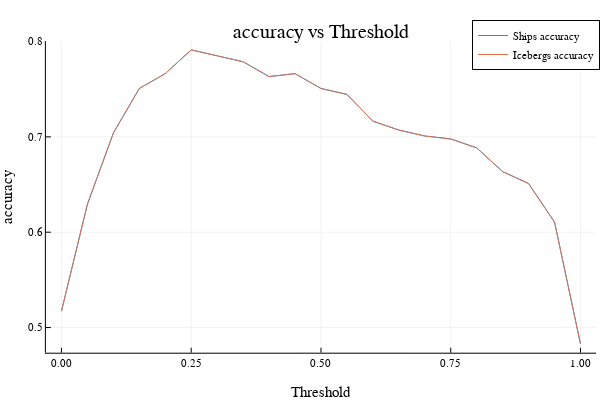

Notebook source saved alongside this figure:
### Markdown cell above
### Plots

### Code cell
# Assuming metrics_vector contains your metrics data as previously computed
Test_name.Visualize.plot_combined_metrics(metrics_vector, :accuracy)

### Figure 1 — Plotly figure (JSON) as saved in the notebook; plotly's stock layout.template omitted (floating-point values rounded to 4 significant figures)
{"data": [{"colorbar": {"len": 0.8657, "title": "", "x": 0.9934, "y": 0.5087}, "legendgroup": "Ships accuracy", "line": {"color": "rgba(0, 154, 250, 1.000)", "dash": "solid", "shape": "linear", "width": 1}, "mode": "lines", "name": "Ships accuracy", "showlegend": true, "type": "scatter", "x": [0, 0.05, 0.1, 0.15, 0.2, 0.25, 0.3, 0.35, 0.4, 0.45, 0.5, 0.55, 0.6, 0.65, 0.7, 0.75, 0.8, 0.85, 0.9, 0.95, 1], "xaxis": "x", "y": [0.5171, 0.6293, 0.704, 0.7508, 0.7664, 0.7913, 0.785, 0.7788, 0.7632, 0.7664, 0.7508, 0.7445, 0.7165, 0.7072, 0.7009, 0.6978, 0.6885, 0.6636, 0.6511, 0.6106, 0.4829], "yaxis": "y"}, {"colorbar": {"len": 0.8657, "title": "", "x": 0.9934, "y": 0.5087}, "legendgroup": "Icebergs accuracy", "line": {"color": "rgba(227, 111, 71, 1.000)", "dash": "solid", "shape": "linear", "width": 1}, "mode": "lines", "name": "Icebergs accuracy", "showlegend": true, "type": "scatter", "x": [0, 0.05, 0.1, 0.15, 0.2, 0.25, 0.3, 0.35, 0.4, 0.45, 0.5, 0.55, 0.6, 0.65, 0.7, 0.75, 0.8, 0.85, 0.9, 0.95, 1], "xaxis": "x", "y": [0.5171, 0.6293, 0.704, 0.7508, 0.7664, 0.7913, 0.785, 0.7788, 0.7632, 0.7664, 0.7508, 0.7445, 0.7165, 0.7072, 0.7009, 0.6978, 0.6885, 0.6636, 0.6511, 0.6106, 0.4829], "yaxis": "y"}], "layout": {"annotations": [{"font": {"color": "rgba(0, 0, 0, 1.000)", "family": "sans-serif", "size": 20}, "rotation": 0, "showarrow": false, "text": "accuracy vs Threshold", "x": 0.535, "xanchor": "center", "xref": "paper", "y": 1, "yanchor": "top", "yref": "paper"}], "height": 400, "legend": {"bgcolor": "rgba(255, 255, 255, 1.000)", "bordercolor": "rgba(0, 0, 0, 1.000)", "borderwidth": 1, "font": {"color": "rgba(0, 0, 0, 1.000)", "family": "sans-serif", "size": 11}, "title": {"font": {"color": "rgba(0, 0, 0, 1.000)", "family": "sans-serif", "size": 15}, "text": ""}, "tracegroupgap": 0, "traceorder": "normal", "x": 1, "xanchor": "auto", "y": 1, "yanchor": "auto"}, "margin": {"b": 20, "l": 0, "r": 0, "t": 20}, "paper_bgcolor": "rgba(255, 255, 255, 1.000)", "plot_bgcolor": "rgba(255, 255, 255, 1.000)", "showlegend": true, "width": 600, "xaxis": {"anchor": "y", "domain": [0.07647, 0.9934], "gridcolor": "rgba(0, 0, 0, 0.100)", "gridwidth": 0.5, "linecolor": "rgba(0, 0, 0, 1.000)", "mirror": false, "range": [-0.03, 1.03], "showgrid": true, "showline": true, "showticklabels": true, "tickangle": 0, "tickcolor": "rgb(0, 0, 0)", "tickfont": {"color": "rgba(0, 0, 0, 1.000)", "family": "sans-serif", "size": 11}, "tickmode": "array", "ticks": "inside", "ticktext": ["0.00", "0.25", "0.50", "0.75", "1.00"], "tickvals": [0, 0.25, 0.5, 0.75, 1], "title": "Threshold", "titlefont": {"color": "rgba(0, 0, 0, 1.000)", "family": "sans-serif", "size": 15}, "type": "-", "visible": true, "zeroline": false, "zerolinecolor": "rgba(0, 0, 0, 1.000)"}, "yaxis": {"anchor": "x", "domain": [0.07581, 0.9415], "gridcolor": "rgba(0, 0, 0, 0.100)", "gridwidth": 0.5, "linecolor": "rgba(0, 0, 0, 1.000)", "mirror": false, "range": [0.4736, 0.8005], "showgrid": true, "showline": true, "showticklabels": true, "tickangle": 0, "tickcolor": "rgb(0, 0, 0)", "tickfont": {"color": "rgba(0, 0, 0, 1.000)", "family": "sans-serif", "size": 11}, "tickmode": "array", "ticks": "inside", "ticktext": ["0.5", "0.6", "0.7", "0.8"], "tickvals": [0.5, 0.6, 0.7, 0.8], "title": "accuracy", "titlefont": {"color": "rgba(0, 0, 0, 1.000)", "family": "sans-serif", "size": 15}, "type": "-", "visible": true, "zeroline": false, "zerolinecolor": "rgba(0, 0, 0, 1.000)"}}}
